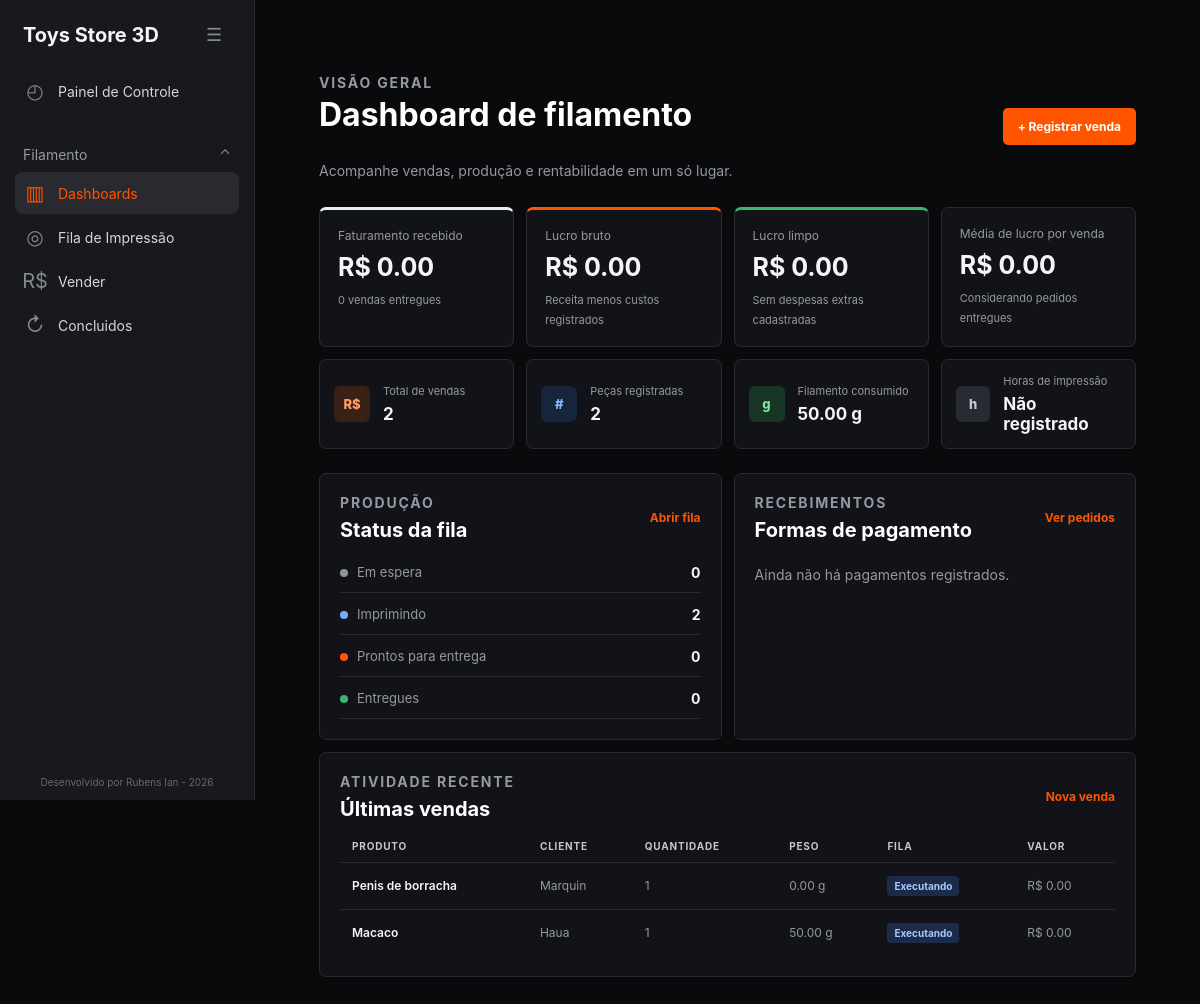
The page /filamento/dashboard/ (signed in) on the database as committed earlier.
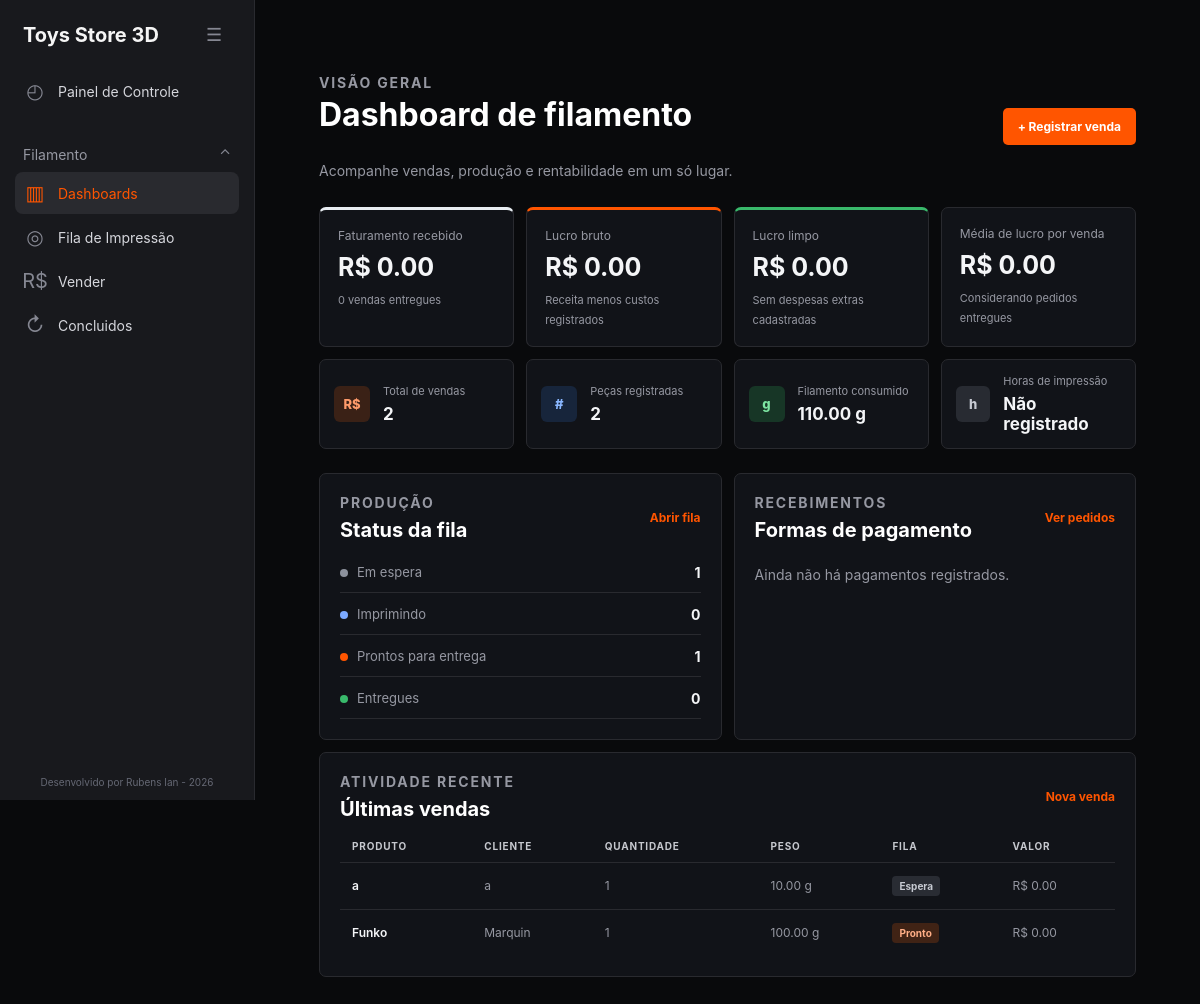
The same page on the database as committed later.
### gestaofilamento/models.py (models this page shows, shortened)
class Venda(models.Model):
    FILA_CHOICES = [
        ('espera', 'Espera'),
        ('executando', 'Executando'),
        ('pronto', 'Pronto'),
        ('entregue', 'Entregue'),
    ]
    PAGAMENTO_CHOICES = [
        ('pix', 'PIX'),
        ('dinheiro', 'Dinheiro'),
        ('cartao_credito', 'Cartão de Crédito'),
        ('cartao_debito', 'Cartão de Débito'),
        ('pendente', 'Pendente'),
    ]
    STATUS_CHOICES = [
        ('aberto', 'Aberto'),
        ('pago', 'Pago'),
        ('cancelado', 'Cancelado'),
    ]
    id = models.AutoField(primary_key=True)
    cliente = models.CharField(max_length=150)
    produto = models.CharField(max_length=200)
    quantidade = models.PositiveIntegerField(default=1)
    peso = models.DecimalField(
        max_digits=10,
        decimal_places=2,
        default=0
    )
    link = models.URLField(blank=True, null=True)
    tamanho = models.CharField(max_length=100, blank=True, null=True)
    custo = models.DecimalField(
        max_digits=10,
        decimal_places=2,
        default=0
    )
    valor = models.DecimalField(
        max_digits=10,
        decimal_places=2,
        default=0
    )
    valor_esperado = models.DecimalField(
        max_digits=10,
        decimal_places=2,
        default=0
    )
    lucro = models.DecimalField(
        max_digits=10,
        decimal_places=2,
        default=0
    )
    lucro_percentual = models.DecimalField(
        max_digits=10,
        decimal_places=2,
        default=0
    )
    fila = models.CharField(
        max_length=20,
        choices=FILA_CHOICES,
        default='espera'
    )
    pagamento = models.CharField(
        max_length=30,
        choices=PAGAMENTO_CHOICES,
        default='pendente'
    )
    status = models.CharField(
        max_length=20,
        choices=STATUS_CHOICES,
        default='aberto'
    )
    data = models.DateTimeField(auto_now_add=True)
    observacao = models.TextField(blank=True, null=True)

### gestaofilamento/views.py (the view)
# urls.py: path("dashboard/", views.dashboard, name="dashboard"),
@login_required
def dashboard(request):
    vendas = Venda.objects.all()
    vendas_entregues = vendas.filter(fila='entregue')
    resumo = vendas.aggregate(
        quantidade_vendas=Count('id'),
        quantidade_pecas=Coalesce(
            Sum('quantidade'),
            0,
            output_field=IntegerField(),
        ),
        filamento_gramas=Coalesce(
            Sum('peso'),
            Decimal('0'),
            output_field=DecimalField(max_digits=12, decimal_places=2),
        ),
    )
    financeiro = vendas_entregues.aggregate(
        faturamento=Coalesce(
            Sum('valor'),
            Decimal('0'),
            output_field=DecimalField(max_digits=12, decimal_places=2),
        ),
        custo_total=Coalesce(
            Sum('custo'),
            Decimal('0'),
            output_field=DecimalField(max_digits=12, decimal_places=2),
        ),
        lucro_bruto=Coalesce(
            Sum('lucro'),
            Decimal('0'),
            output_field=DecimalField(max_digits=12, decimal_places=2),
        ),
        lucro_medio=Coalesce(
            Avg('lucro'),
            Decimal('0'),
            output_field=DecimalField(max_digits=12, decimal_places=2),
        ),
    )
    quantidade_entregues = vendas_entregues.count()
    fila_resumo = {
        'espera': vendas.filter(fila='espera').count(),
        'executando': vendas.filter(fila='executando').count(),
        'pronto': vendas.filter(fila='pronto').count(),
        'entregue': quantidade_entregues,
    }
    nomes_pagamento = dict(Venda.PAGAMENTO_CHOICES)
    pagamentos = [
        {
            'nome': nomes_pagamento.get(item['pagamento'], item['pagamento']),
            'total': item['total'],
        }
        for item in vendas_entregues.values('pagamento').annotate(total=Count('id')).order_by('-total')
    ]
    context = {
        **resumo,
        **financeiro,
        'lucro_liquido': financeiro['lucro_bruto'],
        'quantidade_entregues': quantidade_entregues,
        'fila_resumo': fila_resumo,
        'pagamentos': pagamentos,
        'ultimas_vendas': vendas.order_by('-data')[:5],
    }
    return render(request, 'filamento/dashboard.html', context)

### templates/filamento/dashboard.html (shortened to what the changed rows need)
{% load static %}
<!DOCTYPE html>
<html lang="pt-br">
<head>
    <link rel="stylesheet" href="{% static 'css/filamento/dashboard.css' %}">
</head>
<body>
    {% include "utilitys/sidebar.html" %}
    <main class="page-content">
        {% block content %}
        <section class="dashboard-pagina">
            <header class="dashboard-cabecalho">
                <div>
                    <h1>Dashboard de filamento</h1>
                </div>
            </header>
            <section class="dashboard-grade dashboard-grade-indicadores" aria-label="Indicadores de produção">
                <article class="dashboard-card dashboard-indicador">
                    <div><small>Filamento consumido</small><strong>{{ filamento_gramas|floatformat:2 }} g</strong></div>
                </article>
            </section>
            <section class="dashboard-layout">
                <article class="dashboard-panel">
                    <div class="dashboard-panel-cabecalho">
                        <div><p class="dashboard-eyebrow">Produção</p><h2>Status da fila</h2></div>
                    </div>
                    <div class="dashboard-status-lista">
                        <div><span><i class="status-ponto status-espera"></i>Em espera</span><strong>{{ fila_resumo.espera }}</strong></div>
                        <div><span><i class="status-ponto status-executando"></i>Imprimindo</span><strong>{{ fila_resumo.executando }}</strong></div>
                        <div><span><i class="status-ponto status-pronto"></i>Prontos para entrega</span><strong>{{ fila_resumo.pronto }}</strong></div>
                    </div>
                </article>
                <article class="dashboard-panel">
                    <div class="dashboard-panel-cabecalho">
                        <div><p class="dashboard-eyebrow">Recebimentos</p><h2>Formas de pagamento</h2></div>
                    </div>
                </article>
            </section>
            <section class="dashboard-panel dashboard-panel-ultimas">
                <div class="dashboard-panel-cabecalho">
                    <div><p class="dashboard-eyebrow">Atividade recente</p><h2>Últimas vendas</h2></div>
                </div>
                {% if ultimas_vendas %}
                <div class="dashboard-tabela-wrap">
                    <table class="dashboard-tabela">
                        <thead><tr><th>Produto</th><th>Cliente</th><th>Quantidade</th><th>Peso</th><th>Fila</th><th>Valor</th></tr></thead>
                        <tbody>
                            {% for venda in ultimas_vendas %}
                            <tr>
                                <td><strong>{{ venda.produto }}</strong></td>
                                <td>{{ venda.cliente }}</td>
                                <td>{{ venda.quantidade }}</td>
                                <td>{{ venda.peso|floatformat:2 }} g</td>
                                <td><span class="dashboard-badge dashboard-badge-{{ venda.fila }}">{{ venda.get_fila_display }}</span></td>
                                <td>R$ {{ venda.valor|floatformat:2 }}</td>
                            </tr>
                            {% endfor %}
                        </tbody>
                    </table>
                </div>
                {% else %}
                <p class="dashboard-vazio">Registre sua primeira venda para começar a acompanhar os resultados.</p>
                {% endif %}
            </section>
        </section>
        {% endblock %}
    </main>
</body>
</html>

Rows that differ between the two databases and show on the page:
removed Venda: produto "Penis de borracha", cliente "Marquin", quantidade "1", peso "0.00", fila "Executando", valor "0.00"
removed Venda: produto "Macaco", cliente "Haua", quantidade "1", peso "50.00", fila "Executando", valor "0.00"
added Venda: produto "a", cliente "a", quantidade "1", peso "10.00", fila "Espera", valor "0.00"
added Venda: produto "Funko", cliente "Marquin", quantidade "1", peso "100.00", fila "Pronto", valor "0.00"
Other text that changed with them:
{{ filamento_gramas|floatformat:2 }}: "50.00" → "110.00"
{{ fila_resumo.espera }}: "0" → "1"
{{ fila_resumo.executando }}: "2" → "0"
{{ fila_resumo.pronto }}: "0" → "1"
